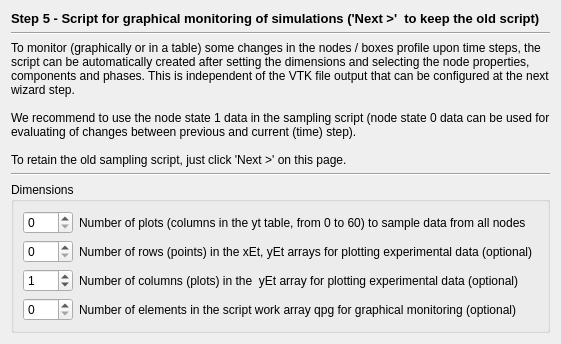
     <widget class="QWidget" name="page_6">
      <layout class="QVBoxLayout" name="verticalLayout_9">
       <item>
        <widget class="QLabel" name="label_6">
         <property name="sizePolicy">
          <sizepolicy hsizetype="Preferred" vsizetype="Fixed">
           <horstretch>0</horstretch>
           <verstretch>0</verstretch>
          </sizepolicy>
         </property>
         <property name="font">
          <font>
           <pointsize>10</pointsize>
           <weight>75</weight>
           <bold>true</bold>
          </font>
         </property>
         <property name="text">
          <string>Step 5 - Script for graphical monitoring of simulations ('Next &gt;'  to keep the old script)</string>
         </property>
        </widget>
       </item>
       <item>
        <widget class="Line" name="line_6">
         <property name="orientation">
          <enum>Qt::Horizontal</enum>
         </property>
        </widget>
       </item>
       <item>
        <widget class="QLabel" name="label_21">
         <property name="text">
          <string>To monitor (graphically or in a table) some changes in the nodes / boxes profile upon time steps, the script can be automatically created after setting the dimensions and selecting the node properties, components and phases. This is independent of the VTK file output that can be configured at the next wizard step.

We recommend to use the node state 1 data in the sampling script (node state 0 data can be used for evaluating of changes between previous and current (time) step).

To retain the old sampling script, just click 'Next &gt;' on this page.</string>
         </property>
         <property name="wordWrap">
          <bool>true</bool>
         </property>
        </widget>
       </item>
       <item>
        <widget class="Line" name="line_9">
         <property name="orientation">
          <enum>Qt::Horizontal</enum>
         </property>
        </widget>
       </item>
       <item>
        <widget class="QGroupBox" name="groupBox_9">
         <property name="title">
          <string>Dimensions</string>
         </property>
         <layout class="QGridLayout" name="gridLayout_9">
          <item row="0" column="0">
           <widget class="QSpinBox" name="pnYS">
            <property name="sizePolicy">
             <sizepolicy hsizetype="Fixed" vsizetype="Fixed">
              <horstretch>0</horstretch>
              <verstretch>0</verstretch>
             </sizepolicy>
            </property>
            <property name="minimumSize">
             <size>
              <width>50</width>
              <height>0</height>
             </size>
            </property>
            <property name="minimum">
             <number>0</number>
            </property>
            <property name="maximum">
             <number>60</number>
            </property>
            <property name="value">
             <number>0</number>
            </property>
           </widget>
          </item>
          <item row="0" column="1">
           <widget class="QLabel" name="TextLabel1_2">
            <property name="text">
             <string>Number of plots (columns in the yt table, from 0 to 60) to sample data from all nodes</string>
            </property>
            <property name="alignment">
             <set>Qt::AlignVCenter</set>
            </property>
            <property name="wordWrap">
             <bool>true</bool>
            </property>
            <property name="buddy">
             <cstring>pnYS</cstring>
            </property>
           </widget>
          </item>
          <item row="1" column="0">
           <widget class="QSpinBox" name="pnE">
            <property name="sizePolicy">
             <sizepolicy hsizetype="Fixed" vsizetype="Fixed">
              <horstretch>0</horstretch>
              <verstretch>0</verstretch>
             </sizepolicy>
            </property>
            <property name="minimumSize">
             <size>
              <width>50</width>
              <height>0</height>
             </size>
            </property>
            <property name="minimum">
             <number>0</number>
            </property>
            <property name="maximum">
             <number>100</number>
            </property>
           </widget>
          </item>
          <item row="1" column="1">
           <widget class="QLabel" name="TextLabel1_2_2">
            <property name="text">
             <string>Number of rows (points) in the xEt, yEt arrays for plotting experimental data (optional)</string>
            </property>
            <property name="alignment">
             <set>Qt::AlignVCenter</set>
            </property>
            <property name="wordWrap">
             <bool>true</bool>
            </property>
            <property name="buddy">
             <cstring>pnE</cstring>
            </property>
           </widget>
          </item>
          <item row="2" column="0">
           <widget class="QSpinBox" name="pYE">
            <property name="sizePolicy">
             <sizepolicy hsizetype="Fixed" vsizetype="Fixed">
              <horstretch>0</horstretch>
              <verstretch>0</verstretch>
             </sizepolicy>
            </property>
            <property name="minimumSize">
             <size>
              <width>50</width>
              <height>0</height>
             </size>
            </property>
            <property name="minimum">
             <number>0</number>
            </property>
            <property name="maximum">
             <number>30</number>
            </property>
            <property name="value">
             <number>1</number>
            </property>
           </widget>
          </item>
          <item row="2" column="1">
           <widget class="QLabel" name="TextLabel1_2_2_2">
            <property name="text">
             <string>Number of columns (plots) in the  yEt array for plotting experimental data (optional)</string>
            </property>
            <property name="alignment">
             <set>Qt::AlignVCenter</set>
            </property>
            <property name="wordWrap">
             <bool>true</bool>
            </property>
            <property name="buddy">
             <cstring>pYE</cstring>
            </property>
           </widget>
          </item>
          <item row="3" column="0">
           <widget class="QSpinBox" name="pqpg">
            <property name="sizePolicy">
             <sizepolicy hsizetype="Fixed" vsizetype="Fixed">
              <horstretch>0</horstretch>
              <verstretch>0</verstretch>
             </sizepolicy>
            </property>
            <property name="minimumSize">
             <size>
              <width>50</width>
              <height>0</height>
             </size>
            </property>
            <property name="minimum">
             <number>0</number>
            </property>
            <property name="maximum">
             <number>40</number>
            </property>
           </widget>
          </item>
          <item row="3" column="1">
           <widget class="QLabel" name="TextLabel1_2_2_2_2_2_3_5">
            <property name="text">
             <string>Number of elements in the script work array qpg for graphical monitoring (optional)</string>
            </property>
            <property name="alignment">
             <set>Qt::AlignVCenter</set>
            </property>
            <property name="wordWrap">
             <bool>true</bool>
            </property>
           </widget>
          </item>
         </layout>
        </widget>
       </item>
      </layout>
     </widget>
